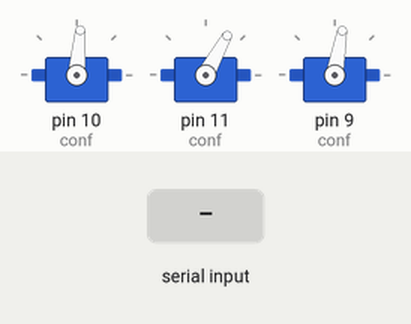
The sketch below on a simulated Arduino Uno, built with avr-gcc and run on an emulated ATmega328P. On the bench: 3 × servo. The inputs (shaded band) are chosen by the test bench.

Above: at 1.5 s.
1.6 s: "1\n" received over Serial
At 2.2 s:
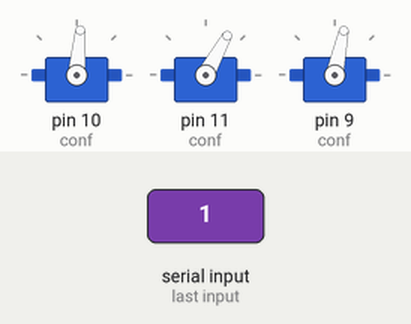
3.1 s: "2\n" received over Serial
At 3.4 s:
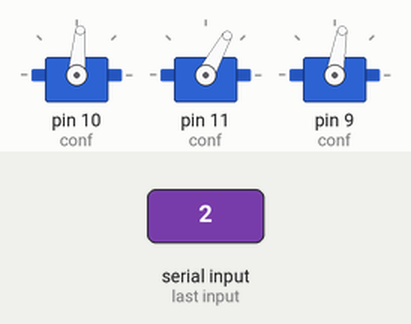
Timing chart, 0 to 6.1 s (numbered marks = the images above; inputs shaded):
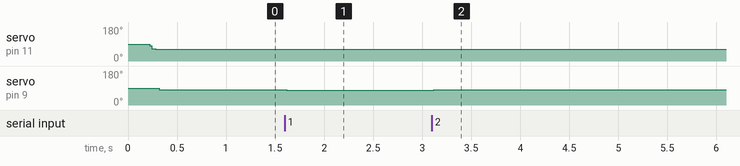

The sketch:

robot_arm.ino
```cpp
#include <VarSpeedServo.h>

typedef struct {
    int pin;
    int min;
    int max;
    int pos;
    int current;
} Tconf;

// declaration
String str;
VarSpeedServo myServo[4];
Tconf conf[4] = {
    {  0,   0,   0,    0, 0 },
    { 10,  50, 120,  500, 0 }, // large arm
    { 11,  45, 100,  300, 0 }, // small arm
    {  9,   5, 155,  500, 0 }, // bottom
};


int delta = 15;     // left, right
int delta2 = 30;    // up, down

int mymap(int val, int mmin, int mmax) {
    return (val / 1000.0) * (mmax - mmin);
}

// move left
void left(int speed, boolean wait) {
    if (conf[3].current > conf[3].min) {
        int v = mymap(delta, conf[3].min, conf[3].max);
        conf[3].current = max(conf[3].min, conf[3].current - v);
        myServo[3].write(conf[3].current, speed, wait);
    }
}

// move right
void right(int speed, boolean wait) {
    if (conf[3].current < conf[3].max) {
        int v = mymap(delta, conf[3].min, conf[3].max);
        conf[3].current = min(conf[3].max, conf[3].current + v);
        myServo[3].write(conf[3].current, speed, wait);
    }
}

// move up
void up(int speed, boolean wait) {
    if (conf[1].current < conf[1].max) {
        int v = mymap(delta2, conf[1].min, conf[1].max);
        conf[1].current = min(conf[1].max, conf[1].current + v);
        myServo[1].write(conf[1].current, speed, wait);
    }
}

// move down
void down(int speed, boolean wait) {
    if (conf[1].current > conf[1].min) {
        int v = mymap(delta2, conf[1].min, conf[1].max);
        conf[1].current = max(conf[1].min, conf[1].current - v);
        myServo[1].write(conf[1].current, speed, wait);
    }
}

// move
void move(int servo, int val, int speed, boolean wait) {
    val = map(val, 0, 1000, conf[servo].min, conf[servo].max);
    conf[servo].current = val;
    myServo[servo].write(val, speed, wait);
}

// init servo
void initServo() {
    for (int i = 1; i < 4; i++) {
        myServo[i].attach(conf[i].pin);
        delay(100);
        move(i, conf[i].pos, 255, false);
    }
}

// reset to init position
void reset(int speed, boolean wait) {
    for (int i = 1; i < 4; i++) {
        delay(100);
        move(i, conf[i].pos, speed, wait);
    }
}


void setup() {
    Serial.begin(115200);
    initServo();
}

void loop() {
    if (Serial.available() > 0) {
        str = Serial.readStringUntil('\n');
        int angel = str.substring(0,1).toInt();
        switch (angel) {
            case 1: // left
                left(50, false);
                break;
            case 2: // right
                //
                right(50, false);
                break;
            case 3: // down
                //
                down(50, false);
                break;
            case 4: // up
                //
                up(50, false);
                break;
            case 5: // reset
                //
                reset(100, false);
                break;
            default:
                break;
        }
        //delay(10);
    }
}
```

Measured:
- after the input at 1.6 s, servo on pin 9 (conf): 80° → 78° at once
- after the input at 3.1 s, servo on pin 9 (conf): 78° → 80° at once
